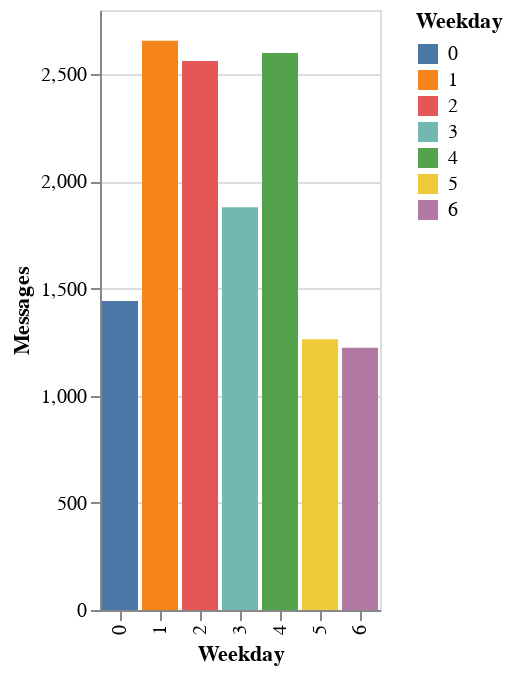

Here is the notebook cell this chart was saved with:
### Code cell
alt.Chart(data_Weekdays_Count).mark_bar().encode(
x='Weekday:N',
y='Messages:Q',
color='Weekday:N').interactive()

### Figure 1 — Vega-Lite specification as saved in the notebook (floating-point values rounded to 4 significant figures)
{"config": {"view": {"continuousWidth": 400, "continuousHeight": 300}}, "data": {"name": "data-6a0873498c0ff50272dbbb283b1fc7dd"}, "mark": "bar", "encoding": {"color": {"type": "nominal", "field": "Weekday"}, "x": {"type": "nominal", "field": "Weekday"}, "y": {"type": "quantitative", "field": "Messages"}}, "selection": {"selector004": {"type": "interval", "bind": "scales", "encodings": ["x", "y"]}}, "$schema": "https://vega.github.io/schema/vega-lite/v4.8.1.json", "datasets": {"data-6a0873498c0ff50272dbbb283b1fc7dd": [{"Messages": 1442, "Weekday": 0}, {"Messages": 2656, "Weekday": 1}, {"Messages": 2562, "Weekday": 2}, {"Messages": 1879, "Weekday": 3}, {"Messages": 2599, "Weekday": 4}, {"Messages": 1264, "Weekday": 5}, {"Messages": 1224, "Weekday": 6}]}}
